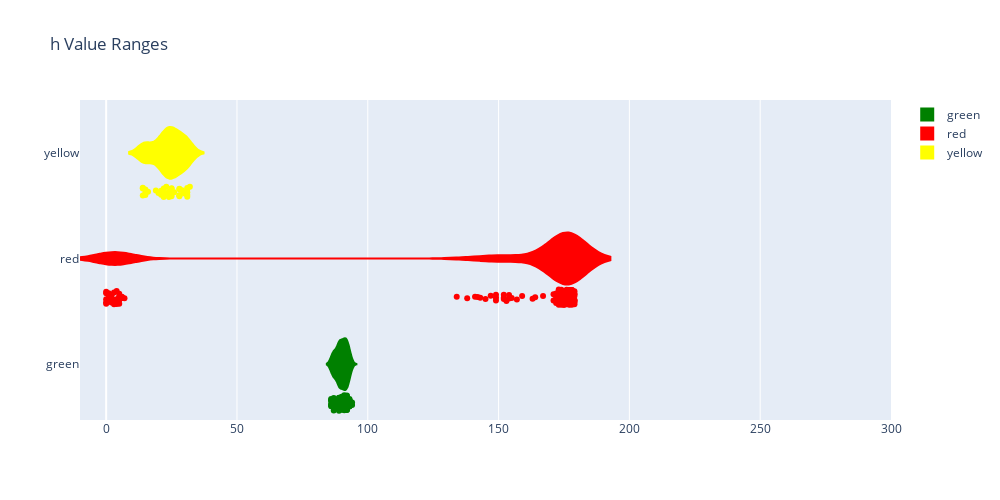
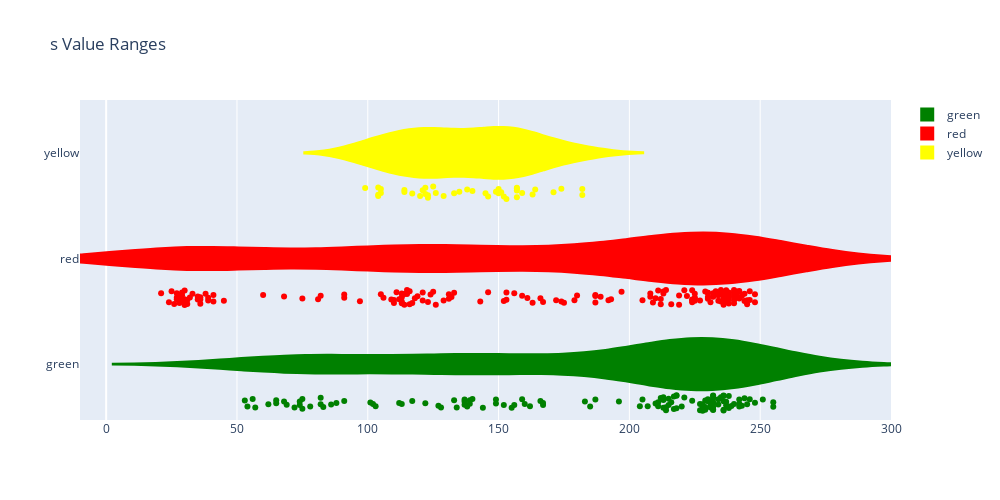
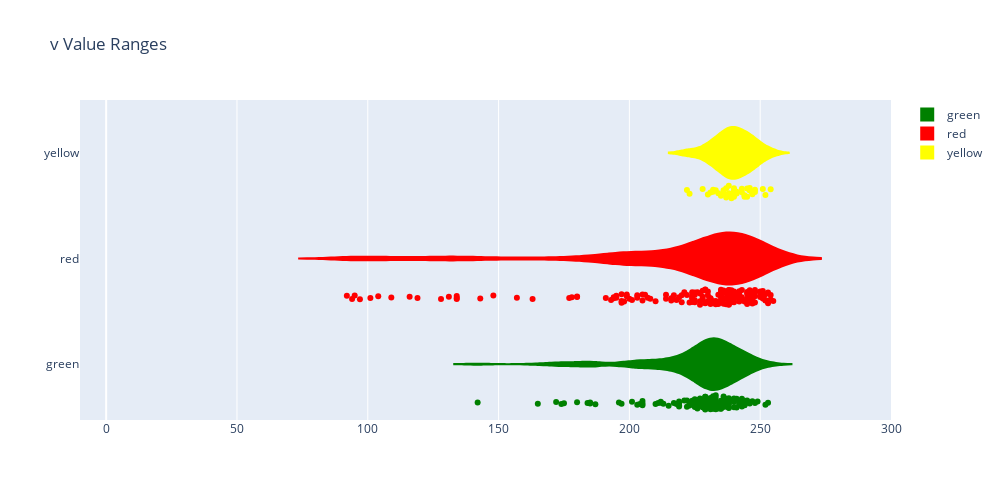

Write notebook code for charts like these, in order.
### Code cell
# Color HSV Value Ranges

# This cell shows violin charts of HSV color channels for the green-yellow-red pixels extracted above.
# Min/max values observed on these charts are used to apply color masks later on.   

plot_hsv_ranges(df_train_pre, "pixels.csv")

### Figure 1 — Plotly figure (JSON) as saved in the notebook; plotly's stock layout.template omitted (floating-point values rounded to 4 significant figures; data arrays with more than 128 entries replaced by an {"elided": "..."} marker saying what was removed)
{"data": [{"fillcolor": "green", "line": {"color": "green"}, "name": "green", "orientation": "h", "points": "all", "type": "violin", "x": [89, 89, 90, 90, 91, 91, 91, 90, 89, 89, 90, 91, 91, 92, 92, 92, 92, 91, 89, 89, 90, 90, 91, 91, 92, 92, 91, 89, 89, 89, 90, 90, 90, 90, 90, 90, 91, 91, 91, 89, 89, 88, 88, 88, 88, 89, 89, 89, 90, 89, 89, 90, 92, 93, 94, 92, 91, 90, 91, 92, 94, 91, 91, 89, 88, 88, 87, 87, 87, 87, 87, 87, 89, 88, 87, 87, 86, 86, 86, 86, 87, 89, 88, 88, 87, 87, 86, 86, 87, 87, 93, 93, 93, 93, 92, 92, 92, 92, 91, 90, 91, 92, 92, 93, 93, 93, 93, 92, 89, 89, 90, 92, 92, 93, 93, 93, 93, 89, 90, 91, 91, 91, 92, 92, 92, 92]}, {"fillcolor": "red", "line": {"color": "red"}, "name": "red", "orientation": "h", "points": "all", "type": "violin", "x": {"elided": "172 int values"}}, {"fillcolor": "yellow", "line": {"color": "yellow"}, "name": "yellow", "orientation": "h", "points": "all", "type": "violin", "x": [28, 31, 31, 31, 16, 21, 23, 25, 24, 24, 22, 26, 28, 28, 29, 14, 14, 14, 15, 15, 15, 19, 20, 21, 23, 25, 22, 25, 28, 30, 32, 22, 25, 28, 31, 31, 22, 24, 25, 25, 25]}], "layout": {"height": 500, "title": {"text": "h Value Ranges"}, "width": 1000, "xaxis": {"range": [-10, 300], "type": "linear"}, "yaxis": {"autorange": true, "range": [-0.5284, 2.5], "type": "category"}}}

### Figure 2 — Plotly figure (JSON) as saved in the notebook; plotly's stock layout.template omitted (floating-point values rounded to 4 significant figures; data arrays with more than 128 entries replaced by an {"elided": "..."} marker saying what was removed)
{"data": [{"fillcolor": "green", "line": {"color": "green"}, "name": "green", "orientation": "h", "points": "all", "type": "violin", "x": [214, 217, 214, 218, 228, 232, 244, 251, 239, 232, 237, 234, 228, 230, 238, 238, 229, 229, 227, 232, 232, 232, 230, 236, 228, 213, 215, 211, 232, 242, 232, 236, 220, 205, 218, 228, 232, 228, 215, 83, 82, 86, 88, 103, 102, 75, 78, 75, 74, 91, 101, 68, 62, 56, 54, 69, 82, 72, 65, 57, 53, 65, 74, 113, 122, 128, 133, 137, 139, 140, 138, 137, 117, 134, 149, 159, 167, 167, 166, 156, 144, 112, 127, 139, 149, 155, 160, 162, 152, 137, 187, 185, 196, 207, 210, 211, 216, 217, 213, 229, 224, 231, 246, 255, 255, 242, 235, 236, 243, 236, 236, 245, 248, 242, 234, 231, 221, 212, 218, 227, 237, 240, 231, 213, 204, 183]}, {"fillcolor": "red", "line": {"color": "red"}, "name": "red", "orientation": "h", "points": "all", "type": "violin", "x": {"elided": "172 int values"}}, {"fillcolor": "yellow", "line": {"color": "yellow"}, "name": "yellow", "orientation": "h", "points": "all", "type": "violin", "x": [114, 117, 122, 123, 138, 150, 159, 174, 171, 157, 151, 152, 157, 153, 140, 104, 105, 104, 104, 105, 99, 145, 164, 182, 182, 163, 146, 150, 157, 157, 149, 135, 133, 125, 123, 121, 126, 129, 122, 120, 114]}], "layout": {"height": 500, "title": {"text": "s Value Ranges"}, "width": 1000, "xaxis": {"range": [-10, 300], "type": "linear"}, "yaxis": {"autorange": true, "range": [-0.5284, 2.5], "type": "category"}}}

### Figure 3 — Plotly figure (JSON) as saved in the notebook; plotly's stock layout.template omitted (floating-point values rounded to 4 significant figures; data arrays with more than 128 entries replaced by an {"elided": "..."} marker saying what was removed)
{"data": [{"fillcolor": "green", "line": {"color": "green"}, "name": "green", "orientation": "h", "points": "all", "type": "violin", "x": [213, 222, 226, 223, 232, 237, 235, 230, 230, 229, 228, 231, 236, 241, 244, 249, 244, 233, 219, 226, 229, 231, 234, 240, 248, 243, 231, 238, 237, 241, 236, 230, 233, 230, 233, 235, 242, 240, 238, 210, 227, 229, 228, 232, 244, 238, 232, 235, 233, 232, 229, 233, 239, 240, 236, 234, 233, 238, 240, 244, 247, 244, 235, 196, 205, 211, 215, 219, 219, 218, 212, 201, 234, 227, 223, 221, 222, 224, 227, 231, 232, 232, 225, 225, 226, 228, 226, 223, 228, 235, 142, 165, 172, 175, 180, 185, 185, 187, 174, 184, 205, 212, 205, 197, 203, 219, 229, 217, 204, 224, 231, 231, 229, 236, 243, 245, 242, 230, 236, 238, 236, 237, 244, 252, 253, 246]}, {"fillcolor": "red", "line": {"color": "red"}, "name": "red", "orientation": "h", "points": "all", "type": "violin", "x": {"elided": "172 int values"}}, {"fillcolor": "yellow", "line": {"color": "yellow"}, "name": "yellow", "orientation": "h", "points": "all", "type": "violin", "x": [240, 239, 237, 240, 241, 246, 240, 230, 238, 244, 254, 245, 235, 238, 237, 228, 239, 246, 247, 243, 244, 240, 241, 234, 232, 232, 240, 233, 222, 223, 231, 252, 243, 236, 237, 236, 251, 248, 247, 245, 248]}], "layout": {"height": 500, "title": {"text": "v Value Ranges"}, "width": 1000, "xaxis": {"range": [-10, 300], "type": "linear"}, "yaxis": {"autorange": true, "range": [-0.5284, 2.5], "type": "category"}}}
